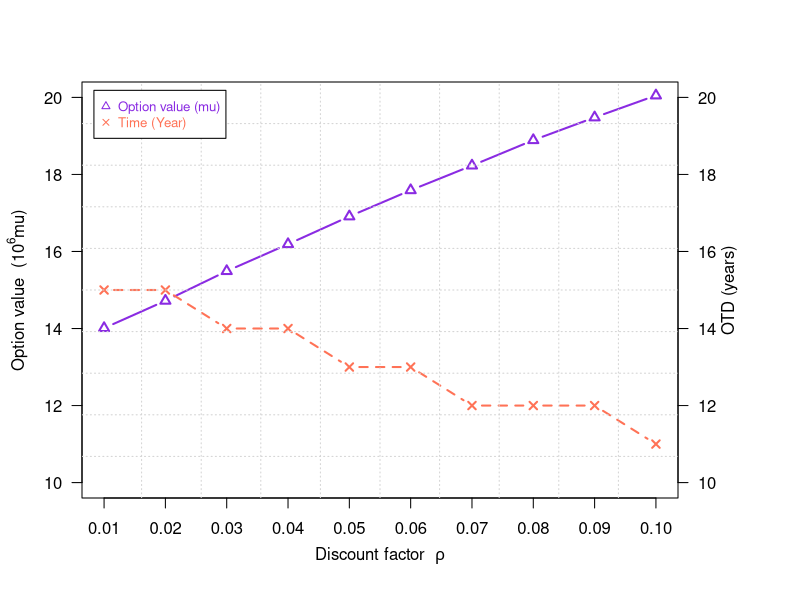

Generate this figure with R:
data=read.csv("SA-discount.csv", header=T)
scalefactor=1000000
## add extra space to right margin of plot within frame
par(mar=c(5, 4, 4, 6) + 0.1)

## Plot first set of data and draw its axis
plot(data$discount, data$Extra, pch=2, axes=FALSE, ylim=c(10,20), xlab="", ylab="", 
     type="b",col="blueviolet", lwd=2)
axis(2, ylim=c(0,2),col="black",las=1)  ## las=1 makes horizontal labels
mtext(expression(paste("Option value  (", 10^6, "mu)")),side=2,col="black",line=2.5)
box()


## Allow a second plot on the same graph
par(new=TRUE)

## Plot the second plot and put axis scale on right
plot(data$discount, data$Time, pch=4,  xlab="", ylab="", ylim=c(10,20), 
     axes=FALSE, type="b", col="coral1",lwd=2,lty=2)
## a little farther out (line=4) to make room for labels
mtext("OTD (years)",side=4,col="black",line=2) 
axis(4, ylim=c(0,30), col="black",col.axis="black",las=1)


## Draw the time axis
axis(1,pretty(range(data$discount),10))
mtext(expression(paste("Discount factor  ", rho)),side=1,col="black",line=2.5)  
grid(10, 10, col = "lightgray", lty = "dotted",lwd = par("lwd"), equilogs = TRUE)
## Add Legend
legend("topleft",inset=.02,legend=c("Option value (mu)","Time (Year)"),
       text.col=c("blueviolet","coral1"),pch=c(2,4),col=c("blueviolet","coral1"),horiz=F,cex=0.8)